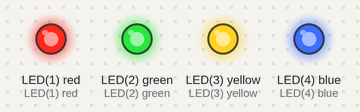
Bench run of a program on a simulated pyboard running MicroPython. Parts: output pins drawn as LEDs (lit = HIGH). Library files of the repository ran but are not shown: 1 file(s). At 20.0 s the program stops and its outputs stay as they are.

Above: at 1.0 s.
At 3.0 s:
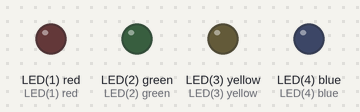
Timing chart, 0 to 5.2 s (numbered marks = the images above):
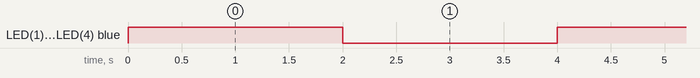

The program:

main.py
```python
###############################################################################
# main.py
#
# main script to toggle the all the onboard LEDs 5 times
#
# Created: 10/03/17
#   - Joshua Vaughan
#   - joshua.vaughan@louisiana.edu
#   - http://www.ucs.louisiana.edu/~jev9637
#
# Modified:
#   *
#
# TODO:
#   *
###############################################################################

import pyb      # import the pyboard module
import time     # import the time module

# Assign the names to the onboard LEDs
RED_LED = pyb.LED(1)
GREEN_LED = pyb.LED(2)
YELLOW_LED = pyb.LED(3)
BLUE_LED = pyb.LED(4)

# This for loop will run 10 times to light the LEDs 5 times
for counter in range(10):
    RED_LED.toggle()     # Toggle the RED_LED
    GREEN_LED.toggle()   # Toggle the GREEN_LED
    YELLOW_LED.toggle()  # Toggle the YELLOW_LED
    BLUE_LED.toggle()    # Toggle the BLUE_LED
    time.sleep(2)        # Sleep 2 seconds
```

Measured:
- by itself, LED(1) red, LED(2) green, LED(3) yellow, LED(4) blue: alternates HIGH for 2.0 s and LOW for 2.0 s, 10 changes in all, then stays LOW
